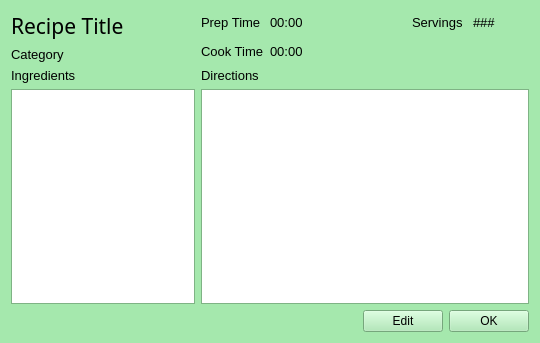
<?xml version="1.0" encoding="UTF-8"?>
<ui version="4.0">
 <class>RecipeView</class>
 <widget class="QWidget" name="RecipeView">
  <property name="geometry">
   <rect>
    <x>0</x>
    <y>0</y>
    <width>540</width>
    <height>343</height>
   </rect>
  </property>
  <property name="palette">
   <palette>
    <active>
     <colorrole role="WindowText">
      <brush brushstyle="SolidPattern">
       <color alpha="255">
        <red>0</red>
        <green>0</green>
        <blue>0</blue>
       </color>
      </brush>
     </colorrole>
     <colorrole role="Button">
      <brush brushstyle="SolidPattern">
       <color alpha="255">
        <red>165</red>
        <green>232</green>
        <blue>173</blue>
       </color>
      </brush>
     </colorrole>
     <colorrole role="Light">
      <brush brushstyle="SolidPattern">
       <color alpha="255">
        <red>255</red>
        <green>255</green>
        <blue>255</blue>
       </color>
      </brush>
     </colorrole>
     <colorrole role="Midlight">
      <brush brushstyle="SolidPattern">
       <color alpha="255">
        <red>210</red>
        <green>243</green>
        <blue>214</blue>
       </color>
      </brush>
     </colorrole>
     <colorrole role="Dark">
      <brush brushstyle="SolidPattern">
       <color alpha="255">
        <red>82</red>
        <green>116</green>
        <blue>86</blue>
       </color>
      </brush>
     </colorrole>
     <colorrole role="Mid">
      <brush brushstyle="SolidPattern">
       <color alpha="255">
        <red>110</red>
        <green>155</green>
        <blue>115</blue>
       </color>
      </brush>
     </colorrole>
     <colorrole role="Text">
      <brush brushstyle="SolidPattern">
       <color alpha="255">
        <red>0</red>
        <green>0</green>
        <blue>0</blue>
       </color>
      </brush>
     </colorrole>
     <colorrole role="BrightText">
      <brush brushstyle="SolidPattern">
       <color alpha="255">
        <red>255</red>
        <green>255</green>
        <blue>255</blue>
       </color>
      </brush>
     </colorrole>
     <colorrole role="ButtonText">
      <brush brushstyle="SolidPattern">
       <color alpha="255">
        <red>0</red>
        <green>0</green>
        <blue>0</blue>
       </color>
      </brush>
     </colorrole>
     <colorrole role="Base">
      <brush brushstyle="SolidPattern">
       <color alpha="255">
        <red>255</red>
        <green>255</green>
        <blue>255</blue>
       </color>
      </brush>
     </colorrole>
     <colorrole role="Window">
      <brush brushstyle="SolidPattern">
       <color alpha="255">
        <red>165</red>
        <green>232</green>
        <blue>173</blue>
       </color>
      </brush>
     </colorrole>
     <colorrole role="Shadow">
      <brush brushstyle="SolidPattern">
       <color alpha="255">
        <red>0</red>
        <green>0</green>
        <blue>0</blue>
       </color>
      </brush>
     </colorrole>
     <colorrole role="AlternateBase">
      <brush brushstyle="SolidPattern">
       <color alpha="255">
        <red>210</red>
        <green>243</green>
        <blue>214</blue>
       </color>
      </brush>
     </colorrole>
     <colorrole role="ToolTipBase">
      <brush brushstyle="SolidPattern">
       <color alpha="255">
        <red>255</red>
        <green>255</green>
        <blue>220</blue>
       </color>
      </brush>
     </colorrole>
     <colorrole role="ToolTipText">
      <brush brushstyle="SolidPattern">
       <color alpha="255">
        <red>0</red>
        <green>0</green>
        <blue>0</blue>
       </color>
      </brush>
     </colorrole>
    </active>
    <inactive>
     <colorrole role="WindowText">
      <brush brushstyle="SolidPattern">
       <color alpha="255">
        <red>0</red>
        <green>0</green>
        <blue>0</blue>
       </color>
      </brush>
     </colorrole>
     <colorrole role="Button">
      <brush brushstyle="SolidPattern">
       <color alpha="255">
        <red>165</red>
        <green>232</green>
        <blue>173</blue>
       </color>
      </brush>
     </colorrole>
     <colorrole role="Light">
      <brush brushstyle="SolidPattern">
       <color alpha="255">
        <red>255</red>
        <green>255</green>
        <blue>255</blue>
       </color>
      </brush>
     </colorrole>
     <colorrole role="Midlight">
      <brush brushstyle="SolidPattern">
       <color alpha="255">
        <red>210</red>
        <green>243</green>
        <blue>214</blue>
       </color>
      </brush>
     </colorrole>
     <colorrole role="Dark">
      <brush brushstyle="SolidPattern">
       <color alpha="255">
        <red>82</red>
        <green>116</green>
        <blue>86</blue>
       </color>
      </brush>
     </colorrole>
     <colorrole role="Mid">
      <brush brushstyle="SolidPattern">
       <color alpha="255">
        <red>110</red>
        <green>155</green>
        <blue>115</blue>
       </color>
      </brush>
     </colorrole>
     <colorrole role="Text">
      <brush brushstyle="SolidPattern">
       <color alpha="255">
        <red>0</red>
        <green>0</green>
        <blue>0</blue>
       </color>
      </brush>
     </colorrole>
     <colorrole role="BrightText">
      <brush brushstyle="SolidPattern">
       <color alpha="255">
        <red>255</red>
        <green>255</green>
        <blue>255</blue>
       </color>
      </brush>
     </colorrole>
     <colorrole role="ButtonText">
      <brush brushstyle="SolidPattern">
       <color alpha="255">
        <red>0</red>
        <green>0</green>
        <blue>0</blue>
       </color>
      </brush>
     </colorrole>
     <colorrole role="Base">
      <brush brushstyle="SolidPattern">
       <color alpha="255">
        <red>255</red>
        <green>255</green>
        <blue>255</blue>
       </color>
      </brush>
     </colorrole>
     <colorrole role="Window">
      <brush brushstyle="SolidPattern">
       <color alpha="255">
        <red>165</red>
        <green>232</green>
        <blue>173</blue>
       </color>
      </brush>
     </colorrole>
     <colorrole role="Shadow">
      <brush brushstyle="SolidPattern">
       <color alpha="255">
        <red>0</red>
        <green>0</green>
        <blue>0</blue>
       </color>
      </brush>
     </colorrole>
     <colorrole role="AlternateBase">
      <brush brushstyle="SolidPattern">
       <color alpha="255">
        <red>210</red>
        <green>243</green>
        <blue>214</blue>
       </color>
      </brush>
     </colorrole>
     <colorrole role="ToolTipBase">
      <brush brushstyle="SolidPattern">
       <color alpha="255">
        <red>255</red>
        <green>255</green>
        <blue>220</blue>
       </color>
      </brush>
     </colorrole>
     <colorrole role="ToolTipText">
      <brush brushstyle="SolidPattern">
       <color alpha="255">
        <red>0</red>
        <green>0</green>
        <blue>0</blue>
       </color>
      </brush>
     </colorrole>
    </inactive>
    <disabled>
     <colorrole role="WindowText">
      <brush brushstyle="SolidPattern">
       <color alpha="255">
        <red>82</red>
        <green>116</green>
        <blue>86</blue>
       </color>
      </brush>
     </colorrole>
     <colorrole role="Button">
      <brush brushstyle="SolidPattern">
       <color alpha="255">
        <red>165</red>
        <green>232</green>
        <blue>173</blue>
       </color>
      </brush>
     </colorrole>
     <colorrole role="Light">
      <brush brushstyle="SolidPattern">
       <color alpha="255">
        <red>255</red>
        <green>255</green>
        <blue>255</blue>
       </color>
      </brush>
     </colorrole>
     <colorrole role="Midlight">
      <brush brushstyle="SolidPattern">
       <color alpha="255">
        <red>210</red>
        <green>243</green>
        <blue>214</blue>
       </color>
      </brush>
     </colorrole>
     <colorrole role="Dark">
      <brush brushstyle="SolidPattern">
       <color alpha="255">
        <red>82</red>
        <green>116</green>
        <blue>86</blue>
       </color>
      </brush>
     </colorrole>
     <colorrole role="Mid">
      <brush brushstyle="SolidPattern">
       <color alpha="255">
        <red>110</red>
        <green>155</green>
        <blue>115</blue>
       </color>
      </brush>
     </colorrole>
     <colorrole role="Text">
      <brush brushstyle="SolidPattern">
       <color alpha="255">
        <red>82</red>
        <green>116</green>
        <blue>86</blue>
       </color>
      </brush>
     </colorrole>
     <colorrole role="BrightText">
      <brush brushstyle="SolidPattern">
       <color alpha="255">
        <red>255</red>
        <green>255</green>
        <blue>255</blue>
       </color>
      </brush>
     </colorrole>
     <colorrole role="ButtonText">
      <brush brushstyle="SolidPattern">
       <color alpha="255">
        <red>82</red>
        <green>116</green>
        <blue>86</blue>
       </color>
      </brush>
     </colorrole>
     <colorrole role="Base">
      <brush brushstyle="SolidPattern">
       <color alpha="255">
        <red>165</red>
        <green>232</green>
        <blue>173</blue>
       </color>
      </brush>
     </colorrole>
     <colorrole role="Window">
      <brush brushstyle="SolidPattern">
       <color alpha="255">
        <red>165</red>
        <green>232</green>
        <blue>173</blue>
       </color>
      </brush>
     </colorrole>
     <colorrole role="Shadow">
      <brush brushstyle="SolidPattern">
       <color alpha="255">
        <red>0</red>
        <green>0</green>
        <blue>0</blue>
       </color>
      </brush>
     </colorrole>
     <colorrole role="AlternateBase">
      <brush brushstyle="SolidPattern">
       <color alpha="255">
        <red>165</red>
        <green>232</green>
        <blue>173</blue>
       </color>
      </brush>
     </colorrole>
     <colorrole role="ToolTipBase">
      <brush brushstyle="SolidPattern">
       <color alpha="255">
        <red>255</red>
        <green>255</green>
        <blue>220</blue>
       </color>
      </brush>
     </colorrole>
     <colorrole role="ToolTipText">
      <brush brushstyle="SolidPattern">
       <color alpha="255">
        <red>0</red>
        <green>0</green>
        <blue>0</blue>
       </color>
      </brush>
     </colorrole>
    </disabled>
   </palette>
  </property>
  <property name="windowTitle">
   <string>Arugula Project - View Recipe</string>
  </property>
  <property name="windowIcon">
   <iconset>
    <normaloff>../images/Arugula.svg</normaloff>../images/Arugula.svg</iconset>
  </property>
  <layout class="QGridLayout" name="gridLayout">
   <item row="0" column="3" rowspan="2" colspan="3">
    <layout class="QGridLayout" name="gridTimeInfo">
     <item row="0" column="0">
      <widget class="QLabel" name="lblPrepTimeLabel">
       <property name="font">
        <font>
         <pointsize>10</pointsize>
        </font>
       </property>
       <property name="text">
        <string>Prep Time</string>
       </property>
      </widget>
     </item>
     <item row="0" column="1">
      <widget class="QLabel" name="lblPrepTime">
       <property name="font">
        <font>
         <pointsize>10</pointsize>
        </font>
       </property>
       <property name="text">
        <string>00:00</string>
       </property>
       <property name="alignment">
        <set>Qt::AlignLeading|Qt::AlignLeft|Qt::AlignVCenter</set>
       </property>
      </widget>
     </item>
     <item row="0" column="2" rowspan="2">
      <spacer name="horizontalSpacer">
       <property name="orientation">
        <enum>Qt::Horizontal</enum>
       </property>
       <property name="sizeType">
        <enum>QSizePolicy::Minimum</enum>
       </property>
       <property name="sizeHint" stdset="0">
        <size>
         <width>80</width>
         <height>20</height>
        </size>
       </property>
      </spacer>
     </item>
     <item row="0" column="3">
      <widget class="QLabel" name="lblServingsLabel">
       <property name="font">
        <font>
         <pointsize>10</pointsize>
        </font>
       </property>
       <property name="text">
        <string>Servings</string>
       </property>
       <property name="alignment">
        <set>Qt::AlignLeading|Qt::AlignLeft|Qt::AlignVCenter</set>
       </property>
      </widget>
     </item>
     <item row="0" column="4">
      <widget class="QLabel" name="lblServings">
       <property name="font">
        <font>
         <pointsize>10</pointsize>
        </font>
       </property>
       <property name="text">
        <string>###</string>
       </property>
       <property name="alignment">
        <set>Qt::AlignLeading|Qt::AlignLeft|Qt::AlignVCenter</set>
       </property>
      </widget>
     </item>
     <item row="1" column="0">
      <widget class="QLabel" name="lblCookTimeLabel">
       <property name="font">
        <font>
         <pointsize>10</pointsize>
        </font>
       </property>
       <property name="text">
        <string>Cook Time</string>
       </property>
       <property name="alignment">
        <set>Qt::AlignLeading|Qt::AlignLeft|Qt::AlignVCenter</set>
       </property>
      </widget>
     </item>
     <item row="1" column="1">
      <widget class="QLabel" name="lblCookTime">
       <property name="font">
        <font>
         <pointsize>10</pointsize>
        </font>
       </property>
       <property name="text">
        <string>00:00</string>
       </property>
       <property name="alignment">
        <set>Qt::AlignLeading|Qt::AlignLeft|Qt::AlignVCenter</set>
       </property>
      </widget>
     </item>
    </layout>
   </item>
   <item row="3" column="0" colspan="2">
    <widget class="QListWidget" name="lstIngredients">
     <property name="alternatingRowColors">
      <bool>true</bool>
     </property>
    </widget>
   </item>
   <item row="3" column="3" colspan="3">
    <widget class="QTextBrowser" name="txtDirections"/>
   </item>
   <item row="4" column="3">
    <spacer name="horizontalSpacer_2">
     <property name="orientation">
      <enum>Qt::Horizontal</enum>
     </property>
     <property name="sizeHint" stdset="0">
      <size>
       <width>192</width>
       <height>17</height>
      </size>
     </property>
    </spacer>
   </item>
   <item row="4" column="4">
    <widget class="QPushButton" name="btnEditRecipe">
     <property name="text">
      <string>Edit</string>
     </property>
    </widget>
   </item>
   <item row="4" column="5">
    <widget class="QPushButton" name="btnOk">
     <property name="text">
      <string>OK</string>
     </property>
    </widget>
   </item>
   <item row="2" column="0" colspan="2">
    <widget class="QLabel" name="lblIngredients">
     <property name="font">
      <font>
       <pointsize>10</pointsize>
      </font>
     </property>
     <property name="text">
      <string>Ingredients</string>
     </property>
    </widget>
   </item>
   <item row="2" column="3">
    <widget class="QLabel" name="lblDirections">
     <property name="font">
      <font>
       <pointsize>10</pointsize>
      </font>
     </property>
     <property name="text">
      <string>Directions</string>
     </property>
    </widget>
   </item>
   <item row="0" column="0" colspan="2">
    <widget class="QLabel" name="lblRrecipeTitle">
     <property name="font">
      <font>
       <family>Budidaya</family>
       <pointsize>16</pointsize>
      </font>
     </property>
     <property name="text">
      <string>Recipe Title</string>
     </property>
     <property name="wordWrap">
      <bool>true</bool>
     </property>
    </widget>
   </item>
   <item row="4" column="0" colspan="2">
    <widget class="QWidget" name="wgtChkBankSpace" native="true"/>
   </item>
   <item row="1" column="0" colspan="2">
    <widget class="QLabel" name="lblCategory">
     <property name="font">
      <font>
       <pointsize>10</pointsize>
      </font>
     </property>
     <property name="text">
      <string>Category</string>
     </property>
    </widget>
   </item>
  </layout>
 </widget>
 <resources/>
 <connections/>
</ui>
